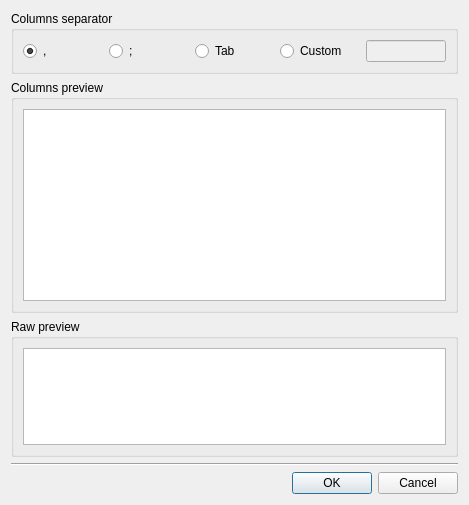
<?xml version="1.0" encoding="UTF-8"?>
<ui version="4.0">
 <class>CCSVImportDialog</class>
 <widget class="QDialog" name="CCSVImportDialog">
  <property name="geometry">
   <rect>
    <x>0</x>
    <y>0</y>
    <width>469</width>
    <height>505</height>
   </rect>
  </property>
  <property name="windowTitle">
   <string>Import from CSV</string>
  </property>
  <layout class="QVBoxLayout" name="verticalLayout">
   <item>
    <widget class="QGroupBox" name="groupBox">
     <property name="sizePolicy">
      <sizepolicy hsizetype="Preferred" vsizetype="Maximum">
       <horstretch>0</horstretch>
       <verstretch>0</verstretch>
      </sizepolicy>
     </property>
     <property name="title">
      <string>Columns separator</string>
     </property>
     <property name="flat">
      <bool>true</bool>
     </property>
     <layout class="QHBoxLayout" name="horizontalLayout">
      <item>
       <widget class="QRadioButton" name="CommaDelim">
        <property name="text">
         <string>,</string>
        </property>
        <property name="checked">
         <bool>true</bool>
        </property>
       </widget>
      </item>
      <item>
       <widget class="QRadioButton" name="PointCommaDelim">
        <property name="text">
         <string>;</string>
        </property>
       </widget>
      </item>
      <item>
       <widget class="QRadioButton" name="TabDelim">
        <property name="text">
         <string>Tab</string>
        </property>
       </widget>
      </item>
      <item>
       <widget class="QRadioButton" name="CustomDelim">
        <property name="text">
         <string>Custom</string>
        </property>
       </widget>
      </item>
      <item>
       <widget class="QLineEdit" name="CustomDelimEdit">
        <property name="enabled">
         <bool>false</bool>
        </property>
        <property name="sizePolicy">
         <sizepolicy hsizetype="Ignored" vsizetype="Fixed">
          <horstretch>0</horstretch>
          <verstretch>0</verstretch>
         </sizepolicy>
        </property>
        <property name="maxLength">
         <number>10</number>
        </property>
       </widget>
      </item>
     </layout>
    </widget>
   </item>
   <item>
    <widget class="QGroupBox" name="groupBox_2">
     <property name="title">
      <string>Columns preview</string>
     </property>
     <property name="flat">
      <bool>true</bool>
     </property>
     <layout class="QHBoxLayout" name="horizontalLayout_2">
      <item>
       <widget class="CEasyTableWidget" name="PreviewTable">
        <property name="sizePolicy">
         <sizepolicy hsizetype="Expanding" vsizetype="MinimumExpanding">
          <horstretch>0</horstretch>
          <verstretch>0</verstretch>
         </sizepolicy>
        </property>
       </widget>
      </item>
     </layout>
    </widget>
   </item>
   <item>
    <widget class="QGroupBox" name="groupBox_3">
     <property name="sizePolicy">
      <sizepolicy hsizetype="Preferred" vsizetype="Maximum">
       <horstretch>0</horstretch>
       <verstretch>0</verstretch>
      </sizepolicy>
     </property>
     <property name="title">
      <string>Raw preview</string>
     </property>
     <property name="flat">
      <bool>true</bool>
     </property>
     <layout class="QHBoxLayout" name="horizontalLayout_3">
      <item>
       <widget class="QTextBrowser" name="RawPreview"/>
      </item>
     </layout>
    </widget>
   </item>
   <item>
    <widget class="Line" name="line">
     <property name="orientation">
      <enum>Qt::Horizontal</enum>
     </property>
    </widget>
   </item>
   <item>
    <widget class="QDialogButtonBox" name="ButtonBox">
     <property name="orientation">
      <enum>Qt::Horizontal</enum>
     </property>
     <property name="standardButtons">
      <set>QDialogButtonBox::Cancel|QDialogButtonBox::Ok</set>
     </property>
    </widget>
   </item>
  </layout>
 </widget>
 <customwidgets>
  <customwidget>
   <class>CEasyTableWidget</class>
   <extends>QTableWidget</extends>
   <header location="global">commonui/CEasyTableWidget.h</header>
  </customwidget>
 </customwidgets>
 <tabstops>
  <tabstop>CommaDelim</tabstop>
  <tabstop>PointCommaDelim</tabstop>
  <tabstop>TabDelim</tabstop>
  <tabstop>PreviewTable</tabstop>
 </tabstops>
 <resources/>
 <connections>
  <connection>
   <sender>ButtonBox</sender>
   <signal>accepted()</signal>
   <receiver>CCSVImportDialog</receiver>
   <slot>accept()</slot>
   <hints>
    <hint type="sourcelabel">
     <x>248</x>
     <y>254</y>
    </hint>
    <hint type="destinationlabel">
     <x>157</x>
     <y>274</y>
    </hint>
   </hints>
  </connection>
  <connection>
   <sender>ButtonBox</sender>
   <signal>rejected()</signal>
   <receiver>CCSVImportDialog</receiver>
   <slot>reject()</slot>
   <hints>
    <hint type="sourcelabel">
     <x>316</x>
     <y>260</y>
    </hint>
    <hint type="destinationlabel">
     <x>286</x>
     <y>274</y>
    </hint>
   </hints>
  </connection>
 </connections>
</ui>
